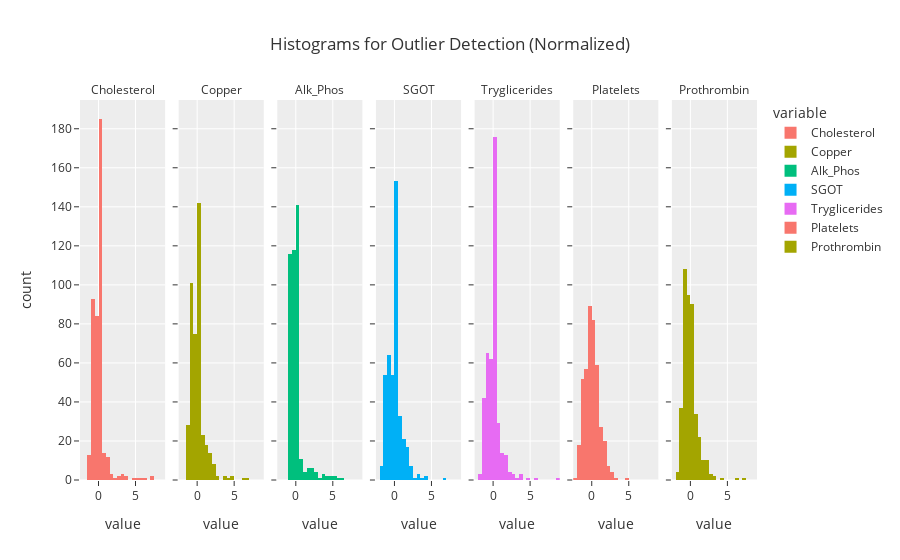

Source (notebook cell):
### Code cell
px.histogram(
    data_frame= normalized_df.melt(),
    x= 'value',
    nbins= 30,
    facet_col= 'variable',
    color= 'variable',
    template= 'ggplot2',
    title= "Histograms for Outlier Detection (Normalized)"
    
).for_each_annotation(lambda a: a.update(text=a.text.split("=")[-1])).show()

### Figure 1 — Plotly figure (JSON) as saved in the notebook; plotly's stock layout.template omitted (floating-point values rounded to 4 significant figures; data arrays with more than 128 entries replaced by an {"elided": "..."} marker saying what was removed)
{"data": [{"alignmentgroup": "True", "bingroup": "x", "hovertemplate": "variable=Cholesterol<br>value=%{x}<br>count=%{y}<extra></extra>", "legendgroup": "Cholesterol", "marker": {"color": "#F8766D", "pattern": {"shape": ""}}, "name": "Cholesterol", "nbinsx": 30, "offsetgroup": "Cholesterol", "orientation": "v", "showlegend": true, "type": "histogram", "x": {"elided": "418 float values"}, "xaxis": "x", "yaxis": "y"}, {"alignmentgroup": "True", "bingroup": "x", "hovertemplate": "variable=Copper<br>value=%{x}<br>count=%{y}<extra></extra>", "legendgroup": "Copper", "marker": {"color": "#A3A500", "pattern": {"shape": ""}}, "name": "Copper", "nbinsx": 30, "offsetgroup": "Copper", "orientation": "v", "showlegend": true, "type": "histogram", "x": {"elided": "418 float values"}, "xaxis": "x2", "yaxis": "y2"}, {"alignmentgroup": "True", "bingroup": "x", "hovertemplate": "variable=Alk_Phos<br>value=%{x}<br>count=%{y}<extra></extra>", "legendgroup": "Alk_Phos", "marker": {"color": "#00BF7D", "pattern": {"shape": ""}}, "name": "Alk_Phos", "nbinsx": 30, "offsetgroup": "Alk_Phos", "orientation": "v", "showlegend": true, "type": "histogram", "x": {"elided": "418 float values"}, "xaxis": "x3", "yaxis": "y3"}, {"alignmentgroup": "True", "bingroup": "x", "hovertemplate": "variable=SGOT<br>value=%{x}<br>count=%{y}<extra></extra>", "legendgroup": "SGOT", "marker": {"color": "#00B0F6", "pattern": {"shape": ""}}, "name": "SGOT", "nbinsx": 30, "offsetgroup": "SGOT", "orientation": "v", "showlegend": true, "type": "histogram", "x": {"elided": "418 float values"}, "xaxis": "x4", "yaxis": "y4"}, {"alignmentgroup": "True", "bingroup": "x", "hovertemplate": "variable=Tryglicerides<br>value=%{x}<br>count=%{y}<extra></extra>", "legendgroup": "Tryglicerides", "marker": {"color": "#E76BF3", "pattern": {"shape": ""}}, "name": "Tryglicerides", "nbinsx": 30, "offsetgroup": "Tryglicerides", "orientation": "v", "showlegend": true, "type": "histogram", "x": {"elided": "418 float values"}, "xaxis": "x5", "yaxis": "y5"}, {"alignmentgroup": "True", "bingroup": "x", "hovertemplate": "variable=Platelets<br>value=%{x}<br>count=%{y}<extra></extra>", "legendgroup": "Platelets", "marker": {"color": "#F8766D", "pattern": {"shape": ""}}, "name": "Platelets", "nbinsx": 30, "offsetgroup": "Platelets", "orientation": "v", "showlegend": true, "type": "histogram", "x": {"elided": "418 float values"}, "xaxis": "x6", "yaxis": "y6"}, {"alignmentgroup": "True", "bingroup": "x", "hovertemplate": "variable=Prothrombin<br>value=%{x}<br>count=%{y}<extra></extra>", "legendgroup": "Prothrombin", "marker": {"color": "#A3A500", "pattern": {"shape": ""}}, "name": "Prothrombin", "nbinsx": 30, "offsetgroup": "Prothrombin", "orientation": "v", "showlegend": true, "type": "histogram", "x": {"elided": "418 float values"}, "xaxis": "x7", "yaxis": "y7"}], "layout": {"annotations": [{"font": {}, "showarrow": false, "text": "Cholesterol", "x": 0.06286, "xanchor": "center", "xref": "paper", "y": 1, "yanchor": "bottom", "yref": "paper"}, {"font": {}, "showarrow": false, "text": "Copper", "x": 0.2086, "xanchor": "center", "xref": "paper", "y": 1, "yanchor": "bottom", "yref": "paper"}, {"font": {}, "showarrow": false, "text": "Alk_Phos", "x": 0.3543, "xanchor": "center", "xref": "paper", "y": 1, "yanchor": "bottom", "yref": "paper"}, {"font": {}, "showarrow": false, "text": "SGOT", "x": 0.5, "xanchor": "center", "xref": "paper", "y": 1, "yanchor": "bottom", "yref": "paper"}, {"font": {}, "showarrow": false, "text": "Tryglicerides", "x": 0.6457, "xanchor": "center", "xref": "paper", "y": 1, "yanchor": "bottom", "yref": "paper"}, {"font": {}, "showarrow": false, "text": "Platelets", "x": 0.7914, "xanchor": "center", "xref": "paper", "y": 1, "yanchor": "bottom", "yref": "paper"}, {"font": {}, "showarrow": false, "text": "Prothrombin", "x": 0.9371, "xanchor": "center", "xref": "paper", "y": 1, "yanchor": "bottom", "yref": "paper"}], "barmode": "relative", "legend": {"title": {"text": "variable"}, "tracegroupgap": 0}, "title": {"text": "Histograms for Outlier Detection (Normalized)"}, "xaxis": {"anchor": "y", "domain": [0, 0.1257], "title": {"text": "value"}}, "xaxis2": {"anchor": "y2", "domain": [0.1457, 0.2714], "matches": "x", "title": {"text": "value"}}, "xaxis3": {"anchor": "y3", "domain": [0.2914, 0.4171], "matches": "x", "title": {"text": "value"}}, "xaxis4": {"anchor": "y4", "domain": [0.4371, 0.5629], "matches": "x", "title": {"text": "value"}}, "xaxis5": {"anchor": "y5", "domain": [0.5829, 0.7086], "matches": "x", "title": {"text": "value"}}, "xaxis6": {"anchor": "y6", "domain": [0.7286, 0.8543], "matches": "x", "title": {"text": "value"}}, "xaxis7": {"anchor": "y7", "domain": [0.8743, 1.0], "matches": "x", "title": {"text": "value"}}, "yaxis": {"anchor": "x", "domain": [0, 1], "title": {"text": "count"}}, "yaxis2": {"anchor": "x2", "domain": [0, 1], "matches": "y", "showticklabels": false}, "yaxis3": {"anchor": "x3", "domain": [0, 1], "matches": "y", "showticklabels": false}, "yaxis4": {"anchor": "x4", "domain": [0, 1], "matches": "y", "showticklabels": false}, "yaxis5": {"anchor": "x5", "domain": [0, 1], "matches": "y", "showticklabels": false}, "yaxis6": {"anchor": "x6", "domain": [0, 1], "matches": "y", "showticklabels": false}, "yaxis7": {"anchor": "x7", "domain": [0, 1], "matches": "y", "showticklabels": false}}}
